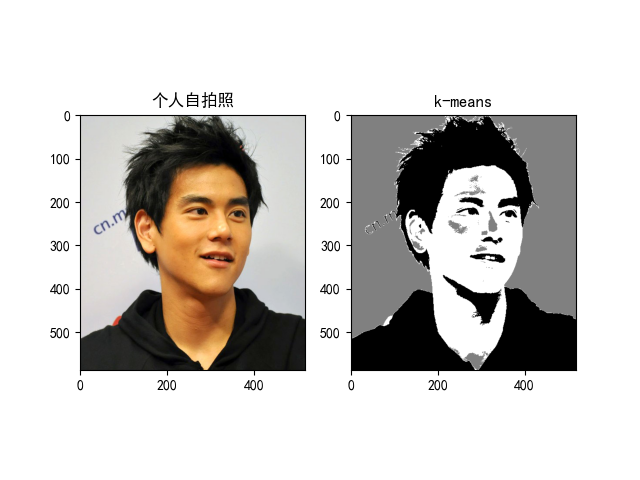

The Python source for this figure:
import numpy as np
import matplotlib.pyplot as plt
plt.rcParams ['font.sans-serif'] = ['SimHei']
plt.rcParams ['axes.unicode_minus'] = False
img = plt.imread('C:/Users/Asus/Desktop/me.jpg')
row = img.shape[0]
col =img.shape[1]
plt.subplot(121)
plt.imshow(img)
plt.title('个人自拍照')

def Kmeans(data,k,iters):
    data = data.reshape(-1, 3)
    data = np.column_stack((data, np.ones(row * col)))#加一行储存标签
    # 1.随机产生初始簇心
    cluster_center = data[np.random.choice(row * col, k)]#随机产生k个中心点
    # 2.分类
    distance = [[] for i in range(k)]
    for i in range(iters):
        print("迭代次数：", i)
        # 2.1距离计算
        for j in range(k):
            distance[j] = np.sqrt(np.sum((data - cluster_center[j]) ** 2, axis=1))
        # 2.2归类
        data[:, 3] = np.argmin(distance, axis=0)
        # 3.计算新簇心
        for j in range(k):
            cluster_center[j] = np.mean(data[data[:, 3] == j], axis=0)
    return data[:, 3]

if __name__ =='__main__':
    image_show = Kmeans(img, 3, 100)
    image_show = image_show.reshape(row, col)
    plt.subplot(122)
    plt.imshow(image_show,cmap='gray')
    plt.title('k-means')
    plt.show()
